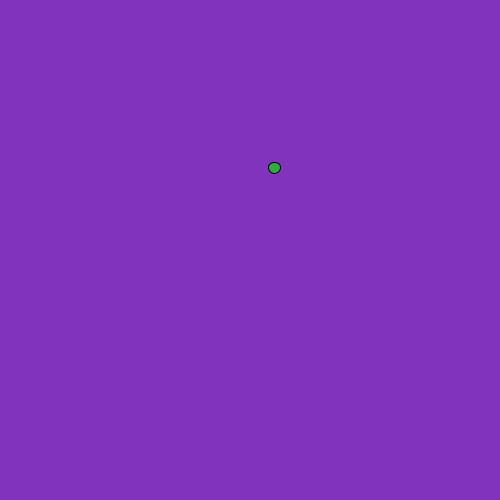
Frame 1 (no input)
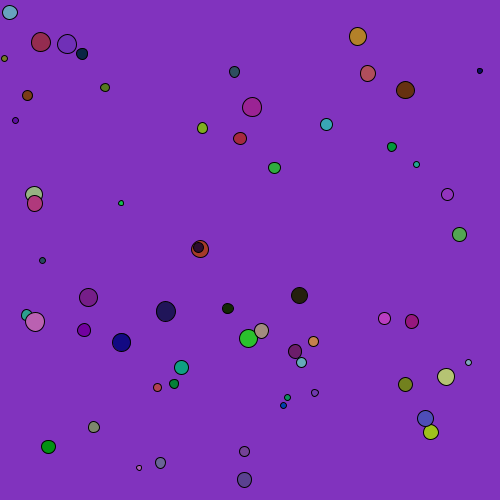
Frame 60 (the mouse pressed at the canvas centre just before this capture)
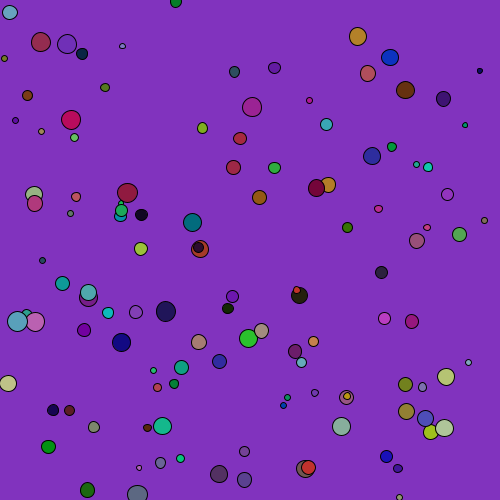
Frame 120 (the mouse held since frame 60 and released just before this capture)

The Processing sketch that drew these frames (run headless with seeded random() and noise(); from frame 60 on, the mouse is pressed at the canvas centre):

// Processing sketch: colorfull_circle_everywhere
// ── colorfull_circle_everywhere.pde
//Hanan Pishe code 
//Email: Hanan.pishe@gmail.com
//random colorfull circle shoooting everywhere :P
void setup(){
size(500,500);
smooth();
background(random(0,200),random(0,200),random(0,200));
}
void draw(){
fill(random(0,200),random(0,200),random(0,200));
float y=random(5,20);
ellipse(random(0,width),random(0,height),y,y);
}
